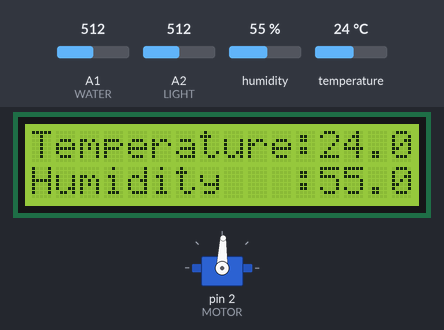
A sketch run on a simulated Arduino Uno, built with avr-gcc and run on an emulated ATmega328P. Parts: 16×2 character LCD, servo. The inputs (shaded band) are chosen by the test bench; at power-on: humidity 55 %, temperature 24 °C, A1 (WATER) = 512, A2 (LIGHT) = 512. What the sketch prints to the serial monitor is not drawn.

Above: at 8.8 s.
8.9 s: humidity set to 22 %
At 10.4 s:
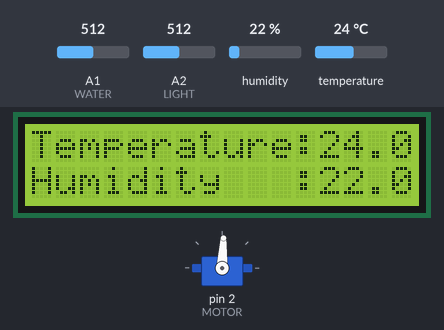
12.3 s: temperature set to 12 °C
At 13.7 s:
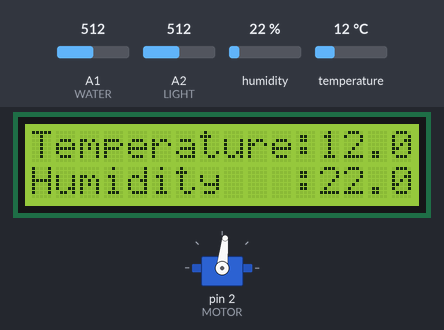
15.4 s: A1 (WATER) set to 680
19.5 s: humidity set to 40 %
At 21.0 s:
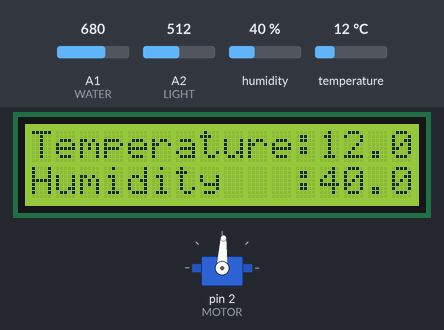
22.7 s: temperature set to 19 °C
At 24.0 s:
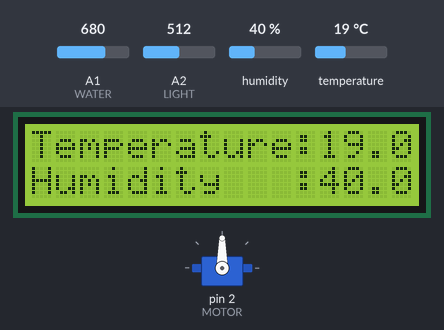
24.8 s: A1 (WATER) set to 656
At 37.6 s:
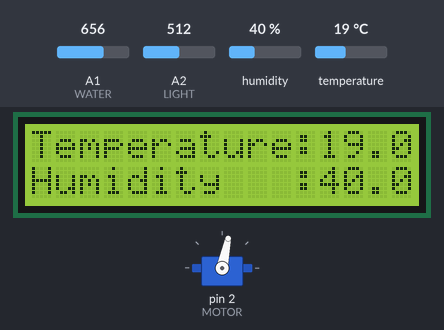
Timing chart, 0 to 38.4 s (numbered marks = the images above; inputs shaded):
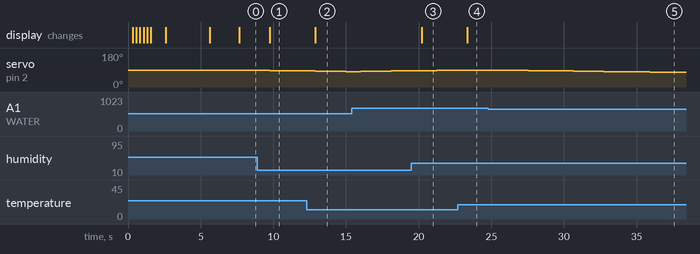

The sketch:

smart_agriculture.ino
```cpp
#include <dht.h>
#include <Servo.h>
#include <Wire.h>  // Arduino IDE 內建
// LCD I2C Library，從這裡可以下載：
// https://bitbucket.org/fmalpartida/new-liquidcrystal/downloads
#include <LiquidCrystal_I2C.h>

int HUMID_TEMPERATURE = A0; //定義訊號要從Pin A0 進來
int WATER = A1;
int LIGHT = A2;
//int TRIGPIN = 2;//super sound wave
//int ECHOPIN = 4;//super sound wave
int MOTOR = 2;
int WATER_THRESHOLD = 670;

LiquidCrystal_I2C lcd(0x27, 2, 1, 0, 4, 5, 6, 7, 3, POSITIVE);// 設定 LCD I2C 位址


dht DHT;
Servo myservo;
int degree;

void setup() {
  Serial.begin(9600);
  Serial.println("Humidity and temp\n\n");
  Serial.println("XD\n\n");

  lcd.begin(16, 2);      // 初始化 LCD，一行 16 的字元，共 2 行，預設開啟背光
  for (int i = 0; i < 3; i++) {
    lcd.backlight(); // 開啟背光
    delay(250);
    lcd.noBacklight(); // 關閉背光
    delay(250);
  }
  lcd.backlight();

  // 輸出初始化文字
  lcd.setCursor(0, 0); // 設定游標位置在第一行行首
  lcd.print("DRC Hackathon");
  delay(1000);
  lcd.setCursor(0, 1); // 設定游標位置在第二行行首
  lcd.print("Smart Plant Care");
  delay(3000);
  String Temperature = String("Temperature:");
  String Humidity = String("Humidity   :");
  lcd.setCursor(0, 0);
  lcd.print(Temperature);
  lcd.setCursor(0, 1); // 設定游標位置在第二行行首
  lcd.print(Humidity);

  //pinMode(TRIGPIN, OUTPUT);
  //pinMode(ECHOPIN, INPUT);
  pinMode(HUMID_TEMPERATURE, INPUT);
  pinMode(LIGHT, INPUT);
  pinMode(WATER, INPUT);
  pinMode(MOTOR, OUTPUT);

  myservo.attach(MOTOR, 500, 2400); // 修正脈衝寬度範圍
  degree = 90;
  myservo.write(degree); // 一開始先置中90度
  delay(2000);
}

void loop() {
  DHT.read11(HUMID_TEMPERATURE);   //去library裡面找DHT.read11
  Serial.print("Humidity = ");
  Serial.print(DHT.humidity);
  Serial.print("% ");
  Serial.print("temperature = ");
  Serial.print(DHT.temperature);
  Serial.println(" C ");

  // Light
  int lightValue = analogRead(LIGHT);
  Serial.print("light = ");
  Serial.println(lightValue);

  int waterValue = analogRead(WATER);
  Serial.print("water sensor = ");
  Serial.println(waterValue);

  //super sound wave
  //digitalWrite(TRIGPIN, LOW);
  //delayMicroseconds(2);
  //digitalWrite(TRIGPIN, HIGH);
  //delayMicroseconds(10);
  //digitalWrite(TRIGPIN, LOW);
  //double dist = pulseIn(ECHOPIN, HIGH); // 58.2; // 公分
  //Serial.print("dist = ");
  //Serial.println(dist);

  lcd.setCursor(12, 0); // 設定游標位置在第一行行首
  lcd.print(DHT.temperature);
  lcd.setCursor(12, 1); // 設定游標位置在第二行行首
  lcd.print(DHT.humidity);

  if (waterValue < WATER_THRESHOLD) {
    if(degree > 20) {
      motorDegreePlus(-1);
    }
  } else {
    if(degree < 90) {
      motorDegreePlus(1);
    }
  }

  delay(1000);
  Serial.println();

}

void motorDegreePlus(int delta) {
  degree += delta;
  setDegree(degree);
}

void setDegree(int degree0) {
  degree = degree0;
  myservo.write(degree0);
}
```

Measured:
- the behaviour switches between 670 and 669 on A1 (WATER) (found by bisection; images 4 and 5)
- after the input at 8.9 s, the display: changes after 0.86 s (image 1)
- after the input at 12.3 s, the display: changes after 0.59 s (image 2)
- after the input at 19.5 s, the display: changes after 0.71 s (image 3)
- after the input at 22.7 s, the display: changes after 0.65 s (image 4)
- after the input at 24.8 s, servo on pin 2 (MOTOR): moves from 90° to 77° over 12.5 s, starting after 0.64 s
